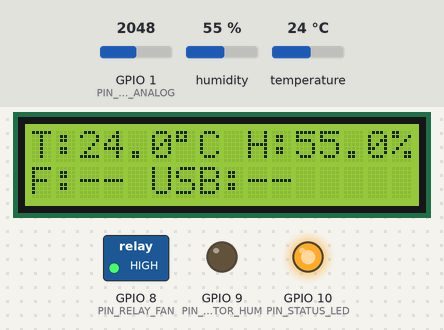
Recording of a sketch running on a simulated ESP32-C6. Parts: 16×2 character LCD, switched loads named in the sketch (green lamp = pin HIGH), output pins drawn as LEDs (lit = HIGH). The inputs (shaded band) are chosen by the test bench; at power-on: GPIO 1 (PIN_MQ3_ANALOG) = 2048, temperature 24 °C, humidity 55 % (analog values on the 0–4095 scale). Nothing arrives over Bluetooth unless stated; a phone connects over Bluetooth LE 3 s after start; what the sketch prints to the serial monitor is not drawn.

Above: at 4.5 s.
4.6 s: GPIO 1 (PIN_MQ3_ANALOG) set to 2514
At 5.9 s:
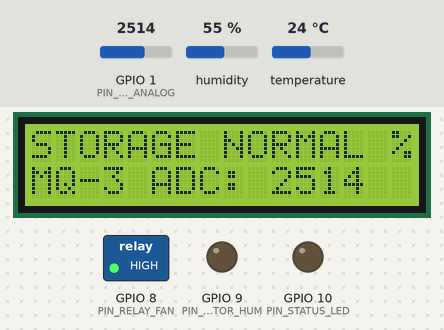
13.6 s: GPIO 1 (PIN_MQ3_ANALOG) set to 2623
At 16.8 s:
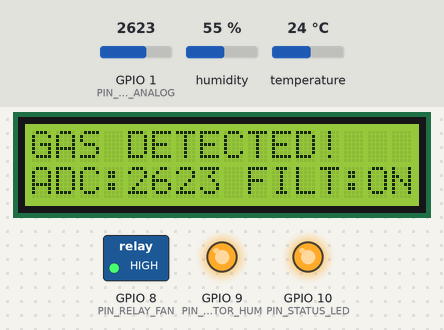
22.6 s: temperature set to 27 °C
At 24.1 s:
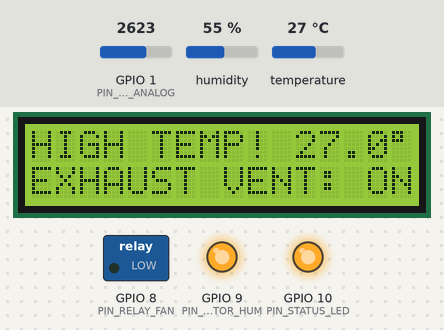
31.6 s: temperature set to 2 °C
At 36.8 s:
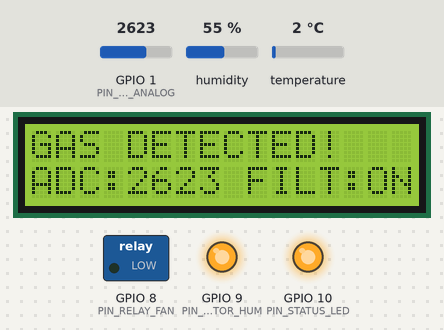
40.6 s: humidity set to 73 %
49.6 s: humidity set to 77 %
At 52.6 s:
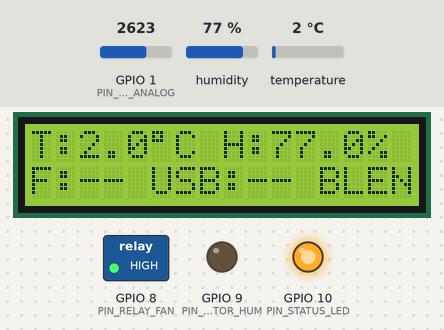
Timing chart, 0 to 59.6 s (numbered marks = the images above; inputs shaded):
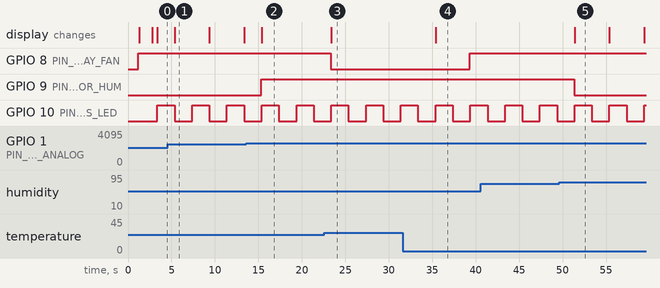

Measured:
- the behaviour switches between 2559 and 2560 on GPIO 1 (PIN_MQ3_ANALOG) (found by bisection; images 1 and 2)
- the behaviour switches between 25 and 26 °C on temperature (found by bisection; images 2 and 3)
- the behaviour switches between 74 and 75 % on humidity (found by bisection; images 4 and 5)
- after the input at 13.6 s, GPIO 9 (PIN_ACTUATOR_HUM): LOW → HIGH after 1.7 s; the display: changes after 1.8 s (image 2)
- after the input at 22.6 s, GPIO 8 (PIN_RELAY_FAN): HIGH → LOW after 0.74 s; the display: changes after 0.79 s (image 3)
- after the input at 31.6 s, GPIO 8 (PIN_RELAY_FAN): LOW → HIGH after 7.7 s; the display: changes after 3.8 s (image 4)
- after the input at 49.6 s, GPIO 9 (PIN_ACTUATOR_HUM): HIGH → LOW after 1.7 s; the display: changes after 1.8 s (image 5)
- by itself, GPIO 10 (PIN_STATUS_LED): alternates HIGH for 2.0 s and LOW for 2.0 s

The sketch:

onionguard_esp32h2.ino
```cpp
/**
 * ============================================================================
 * ONIONGUARD - ESP32-H2 DevKit 4 FIRMWARE (HARDWARE-FIRST USB CDC + BLE)
 * Smart Onion Storage, Monitoring and Environmental Management System
 * ============================================================================
 * Microcontroller: ESP32-H2-WROOM-1 (32-bit RISC-V @ 96MHz)
 * Primary Interface: USB-C CDC-ACM Serial (115200 Baud, Newline-Delimited JSON)
 * Secondary Interface: Bluetooth Low Energy 5.0 (BLE) GATT Architecture
 * Sensors: DHT11 (Temp/Humidity), MQ-3 (Alcohol Vapour Decomposition Proxy)
 * Actuators: 12V Exhaust Fan (Relay 1), Demonstration Actuator (GPIO 9)
 * Display: I2C LCD 1602 (PCF8574 Backpack @ 0x27)
 * ============================================================================
 */

#include <Arduino.h>
#include <DHT.h>
#include <ArduinoJson.h>

#include "PinDefinitions.h"
#include "Config.h"
#include "LcdDisplay.h"
#include "BleServerManager.h"

#define FIRMWARE_VERSION "1.2.0"
#define DEVICE_ID        "ONIONGUARD_ESP32H2"

// Hardware instances
DHT dht(PIN_DHT11_DATA, DHT11);
LcdDisplay lcd;

// System Telemetry Variables
float currentTemperature = 0.0f;
float currentHumidity = 0.0f;
int mq3RawAdc = 0;
float mq3SmoothedAdc = 0.0f;
int mq3BaselineAdc = DEFAULT_MQ3_BASELINE;
float mq3DeltaPercent = 0.0f;

// Operational Modes & Actuators
bool fanState = false;
String fanMode = "AUTO"; // "AUTO" or "MANUAL"
unsigned long fanLastToggledTime = 0;

bool humidifierState = false;
String humidifierMode = "AUTO"; // "AUTO" or "MANUAL"
bool safetyInterlockActive = false;

// Configurable Thresholds
float triggerTemp = DEFAULT_TRIGGER_TEMP;
float resetTemp = DEFAULT_RESET_TEMP;
float maxHumiditySafety = DEFAULT_MAX_HUMIDITY_SAFETY;
float mq3TriggerDelta = DEFAULT_MQ3_TRIGGER_DELTA;

// Telemetry Timers & Error Tracking
unsigned long lastSensorReadTime = 0;
unsigned long lastHeartbeatTime = 0;
unsigned long lastUsbRxTime = 0;
unsigned long packetSequence = 0;
int consecutiveErrorCount = 0;
bool sensorFault = false;
bool hasValidReading = false;

// Forward declaration of command handler
void processIncomingJsonCommand(const String& jsonStr, const char* sourceInterface);

class SystemCommandHandler : public CommandHandler {
public:
  void onCommandReceived(const String& cmd) override {
    processIncomingJsonCommand(cmd, "BLE");
  }
};

SystemCommandHandler cmdHandler;
BleServerManager bleManager(&cmdHandler);

void setup() {
  // Initialize USB CDC-ACM Serial (ESP32-H2 native USB)
  Serial.begin(115200);
  delay(1200);

  // Initialize GPIO Pins
  pinMode(PIN_RELAY_FAN, OUTPUT);
  digitalWrite(PIN_RELAY_FAN, RELAY_INACTIVE_LEVEL);

  pinMode(PIN_ACTUATOR_HUM, OUTPUT);
  digitalWrite(PIN_ACTUATOR_HUM, HUM_INACTIVE_LEVEL);

  pinMode(PIN_STATUS_LED, OUTPUT);
  digitalWrite(PIN_STATUS_LED, LOW);

  // Configure ADC for MQ-3 (12-bit, 0 - 3.3V attenuation)
  analogReadResolution(12);
  analogSetAttenuation(ADC_11db);

  // Initialize DHT11
  dht.begin();

  // Initialize LCD Display
  lcd.begin();

  // Initialize BLE GATT Server
  bleManager.begin();

  // Initial Sensor Warm-up baseline read
  calibrateMq3Baseline();

  // Announce system ready over USB serial
  #if defined(ARDUINOJSON_VERSION_MAJOR) && (ARDUINOJSON_VERSION_MAJOR >= 7)
  JsonDocument bootDoc;
  #else
  StaticJsonDocument<256> bootDoc;
  #endif
  bootDoc["type"] = "boot";
  bootDoc["device_id"] = DEVICE_ID;
  bootDoc["fw"] = FIRMWARE_VERSION;
  bootDoc["status"] = "READY";
  bootDoc["protocol"] = "NDJSON";
  bootDoc["baud"] = 115200;

  String bootMsg;
  serializeJson(bootDoc, bootMsg);
  Serial.println(bootMsg);
}

void loop() {
  unsigned long now = millis();

  // 1. Process incoming USB CDC serial commands (Newline-Delimited JSON)
  while (Serial.available() > 0) {
    String inputLine = Serial.readStringUntil('\n');
    inputLine.trim();
    if (inputLine.length() > 0) {
      lastUsbRxTime = now;
      processIncomingJsonCommand(inputLine, "USB");
    }
  }

  // 2. Periodic Sensor Telemetry Acquisition (every 2s)
  if (now - lastSensorReadTime >= SENSOR_READ_INTERVAL_MS) {
    lastSensorReadTime = now;
    readPhysicalSensors();
    evaluateActuationLogic();
    updateLcdDisplay();
    broadcastTelemetry();
    toggleHeartbeatLed();
  }

  // 3. Periodic Heartbeat (every 5s)
  if (now - lastHeartbeatTime >= 5000) {
    lastHeartbeatTime = now;
    sendHeartbeat();
  }
}

/**
 * Reads real physical sensors: DHT11 and MQ-3 Analog ADC
 */
void readPhysicalSensors() {
  float h = dht.readHumidity();
  float t = dht.readTemperature();

  if (isnan(h) || isnan(t) || h <= 0.0f || t <= 0.0f) {
    consecutiveErrorCount++;
    if (consecutiveErrorCount >= MAX_CONSECUTIVE_ERRORS) {
      sensorFault = true;
      hasValidReading = false;
      executeFailsafeShutdown();
    }
    return;
  }

  // Valid reading received from physical sensor
  consecutiveErrorCount = 0;
  sensorFault = false;
  hasValidReading = true;
  currentTemperature = t;
  currentHumidity = h;

  // Read MQ-3 Analog ADC (12-bit: 0 - 4095)
  long adcSum = 0;
  for (int i = 0; i < 5; i++) {
    adcSum += analogRead(PIN_MQ3_ANALOG);
    delay(2);
  }
  mq3RawAdc = adcSum / 5;

  // Exponential Moving Average (EMA) filter: alpha = 0.2
  mq3SmoothedAdc = (0.2f * (float)mq3RawAdc) + (0.8f * mq3SmoothedAdc);

  if (mq3BaselineAdc > 0) {
    mq3DeltaPercent = (((float)mq3RawAdc - (float)mq3BaselineAdc) / (float)mq3BaselineAdc) * 100.0f;
  } else {
    mq3DeltaPercent = 0.0f;
  }
}

/**
 * Automated Control Logic with Hysteresis & Safety Interlocks
 */
void evaluateActuationLogic() {
  if (sensorFault || !hasValidReading) return;

  unsigned long now = millis();

  // 1. Exhaust Fan Temperature Automation with 2°C Hysteresis
  if (fanMode == "AUTO") {
    if (now - fanLastToggledTime >= MIN_FAN_CYCLE_TIME_MS) {
      if (!fanState && currentTemperature >= triggerTemp) {
        setFanPhysicalState(true, "AUTO_TEMP_TRIGGER");
      } else if (fanState && currentTemperature <= resetTemp) {
        setFanPhysicalState(false, "AUTO_TEMP_RESET");
      }
    }
  }

  // 2. Humidifier Demonstration Actuator & Safety Interlock
  // Safety Interlock: If humidity exceeds max limit (75%), force OFF immediately!
  if (currentHumidity >= maxHumiditySafety) {
    if (humidifierState) {
      setHumidifierPhysicalState(false, "SAFETY_INTERLOCK_EXCEEDED");
    }
    safetyInterlockActive = true;
  } else {
    safetyInterlockActive = false;

    // Automatic Gas Response
    if (humidifierMode == "AUTO") {
      if (mq3DeltaPercent >= mq3TriggerDelta) {
        if (!humidifierState) {
          setHumidifierPhysicalState(true, "AUTO_GAS_TRIGGER");
        }
      } else {
        if (humidifierState) {
          setHumidifierPhysicalState(false, "AUTO_GAS_RESET");
        }
      }
    }
  }
}

void setFanPhysicalState(bool state, const char* reason) {
  fanState = state;
  fanLastToggledTime = millis();
  digitalWrite(PIN_RELAY_FAN, fanState ? RELAY_ACTIVE_LEVEL : RELAY_INACTIVE_LEVEL);
}

void setHumidifierPhysicalState(bool state, const char* reason) {
  humidifierState = state;
  digitalWrite(PIN_ACTUATOR_HUM, humidifierState ? HUM_ACTIVE_LEVEL : HUM_INACTIVE_LEVEL);
}

void executeFailsafeShutdown() {
  setFanPhysicalState(false, "FAILSAFE_SHUTDOWN");
  setHumidifierPhysicalState(false, "FAILSAFE_SHUTDOWN");
  lcd.displayError("HARDWARE FAULT", "Actuators OFF");
}

void calibrateMq3Baseline() {
  long sum = 0;
  for (int i = 0; i < 10; i++) {
    sum += analogRead(PIN_MQ3_ANALOG);
    delay(50);
  }
  mq3BaselineAdc = sum / 10;
  mq3SmoothedAdc = (float)mq3BaselineAdc;
}

void updateLcdDisplay() {
  bool usbActive = (millis() - lastUsbRxTime < 10000) && (lastUsbRxTime > 0);
  lcd.update(
    currentTemperature,
    currentHumidity,
    mq3RawAdc,
    fanState,
    humidifierState,
    bleManager.isConnected(),
    sensorFault,
    usbActive
  );
}

/**
 * Constructs structured newline-delimited JSON packet and broadcasts to USB and BLE
 */
void broadcastTelemetry() {
  packetSequence++;

  #if defined(ARDUINOJSON_VERSION_MAJOR) && (ARDUINOJSON_VERSION_MAJOR >= 7)
  JsonDocument doc;
  #else
  StaticJsonDocument<384> doc;
  #endif

  doc["type"] = "sensor";
  doc["dev"] = DEVICE_ID;
  doc["fw"] = FIRMWARE_VERSION;
  doc["seq"] = packetSequence;
  doc["uptime"] = millis() / 1000;

  if (hasValidReading && !sensorFault) {
    doc["temperature"] = serialized(String(currentTemperature, 1));
    doc["humidity"] = serialized(String(currentHumidity, 1));
    doc["mq3_raw"] = mq3RawAdc;
    doc["mq3_delta"] = serialized(String(mq3DeltaPercent, 1));
    doc["sensor_status"] = safetyInterlockActive ? "INTERLOCK" : "OK";
  } else {
    doc["temperature"] = nullptr;
    doc["humidity"] = nullptr;
    doc["mq3_raw"] = nullptr;
    doc["mq3_delta"] = nullptr;
    doc["sensor_status"] = "WAITING FOR SENSOR DATA";
  }

  doc["fan"] = fanState;
  doc["humidifier"] = humidifierState;
  doc["fan_mode"] = fanMode;
  doc["humidifier_mode"] = humidifierMode;
  doc["safety_lock"] = safetyInterlockActive;

  String payload;
  serializeJson(doc, payload);

  // 1. Send via USB CDC-ACM Serial (Newline delimited)
  Serial.println(payload);

  // 2. Notify BLE Central
  bleManager.notifySensorData(payload);
}

void sendHeartbeat() {
  packetSequence++;

  #if defined(ARDUINOJSON_VERSION_MAJOR) && (ARDUINOJSON_VERSION_MAJOR >= 7)
  JsonDocument doc;
  #else
  StaticJsonDocument<256> doc;
  #endif

  doc["type"] = "heartbeat";
  doc["dev"] = DEVICE_ID;
  doc["fw"] = FIRMWARE_VERSION;
  doc["seq"] = packetSequence;
  doc["uptime"] = millis() / 1000;
  doc["status"] = sensorFault ? "SENSOR_FAULT" : "OK";
  doc["fan"] = fanState;
  doc["humidifier"] = humidifierState;

  String payload;
  serializeJson(doc, payload);
  Serial.println(payload);
}

void toggleHeartbeatLed() {
  static bool ledState = false;
  ledState = !ledState;
  digitalWrite(PIN_STATUS_LED, ledState ? HIGH : LOW);
}

/**
 * Parses and executes structured JSON commands from Android USB or BLE
 * Protocol:
 * {"type":"command","device":"fan","state":true,"seq":42}
 * {"type":"command","device":"humidifier","state":false,"seq":43}
 * {"type":"command","action":"calibrate_baseline","seq":44}
 * {"type":"command","action":"set_thresholds","trigger_temp":26.0,"reset_temp":24.0,"max_humidity":75.0}
 */
void processIncomingJsonCommand(const String& jsonStr, const char* sourceInterface) {
  #if defined(ARDUINOJSON_VERSION_MAJOR) && (ARDUINOJSON_VERSION_MAJOR >= 7)
  JsonDocument cmdDoc;
  #else
  StaticJsonDocument<384> cmdDoc;
  #endif

  DeserializationError err = deserializeJson(cmdDoc, jsonStr);
  if (err) {
    // Send NACK response
    Serial.println("{\"type\":\"error\",\"message\":\"INVALID_JSON\"}");
    return;
  }

  long cmdSeq = cmdDoc["seq"] | 0;
  const char* type = cmdDoc["type"] | "";

  #if defined(ARDUINOJSON_VERSION_MAJOR) && (ARDUINOJSON_VERSION_MAJOR >= 7)
  JsonDocument ackDoc;
  #else
  StaticJsonDocument<256> ackDoc;
  #endif
  ackDoc["type"] = "ack";
  ackDoc["seq"] = cmdSeq;
  ackDoc["source"] = sourceInterface;

  if (strcmp(type, "command") == 0) {
    if (cmdDoc.containsKey("device")) {
      const char* device = cmdDoc["device"] | "";
      bool reqState = cmdDoc["state"] | false;

      if (strcmp(device, "fan") == 0) {
        fanMode = "MANUAL";
        setFanPhysicalState(reqState, "MANUAL_COMMAND");

        ackDoc["device"] = "fan";
        ackDoc["state"] = reqState;
        ackDoc["actual_state"] = fanState;
        ackDoc["success"] = (fanState == reqState);
      } else if (strcmp(device, "humidifier") == 0) {
        if (reqState && (currentHumidity >= maxHumiditySafety || safetyInterlockActive)) {
          // Safety interlock rejection
          ackDoc["device"] = "humidifier";
          ackDoc["state"] = false;
          ackDoc["actual_state"] = false;
          ackDoc["success"] = false;
          ackDoc["error"] = "HUMIDITY_SAFETY_LIMIT_EXCEEDED";
        } else {
          humidifierMode = "MANUAL";
          setHumidifierPhysicalState(reqState, "MANUAL_COMMAND");

          ackDoc["device"] = "humidifier";
          ackDoc["state"] = reqState;
          ackDoc["actual_state"] = humidifierState;
          ackDoc["success"] = (humidifierState == reqState);
        }
      } else {
        ackDoc["success"] = false;
        ackDoc["error"] = "UNKNOWN_DEVICE";
      }
    } else if (cmdDoc.containsKey("action")) {
      const char* action = cmdDoc["action"] | "";
      if (strcmp(action, "calibrate_baseline") == 0) {
        calibrateMq3Baseline();
        ackDoc["action"] = "calibrate_baseline";
        ackDoc["success"] = true;
        ackDoc["baseline"] = mq3BaselineAdc;
      } else if (strcmp(action, "auto_mode") == 0) {
        fanMode = "AUTO";
        humidifierMode = "AUTO";
        ackDoc["action"] = "auto_mode";
        ackDoc["success"] = true;
      } else if (strcmp(action, "ping") == 0) {
        ackDoc["action"] = "ping";
        ackDoc["success"] = true;
        ackDoc["uptime"] = millis() / 1000;
      } else {
        ackDoc["success"] = false;
        ackDoc["error"] = "UNKNOWN_ACTION";
      }
    }
  } else {
    ackDoc["success"] = false;
    ackDoc["error"] = "UNRECOGNIZED_PACKET_TYPE";
  }

  String ackResponse;
  serializeJson(ackDoc, ackResponse);
  Serial.println(ackResponse);

  if (bleManager.isConnected()) {
    bleManager.notifyEvent(ackResponse);
  }
}
```

BleServerManager.h
```cpp
/**
 * OnionGuard ESP32-H2 BLE GATT Server Manager
 */

#ifndef BLE_SERVER_MANAGER_H
#define BLE_SERVER_MANAGER_H

#include <BLEDevice.h>
#include <BLEServer.h>
#include <BLEUtils.h>
#include <BLE2902.h>
#include "Config.h"

class BleServerManager;

// Callback interface for commands received from Android app
class CommandHandler {
public:
  virtual void onCommandReceived(const String& cmd) = 0;
};

class ServerCallbacks : public BLEServerCallbacks {
private:
  bool& _deviceConnected;

public:
  ServerCallbacks(bool& connected) : _deviceConnected(connected) {}

  void onConnect(BLEServer* pServer) override {
    _deviceConnected = true;
    Serial.println("[BLE] Central client connected.");
  }

  void onDisconnect(BLEServer* pServer) override {
    _deviceConnected = false;
    Serial.println("[BLE] Central client disconnected. Restarting advertising...");
    pServer->startAdvertising();
  }
};

class CommandCallbacks : public BLECharacteristicCallbacks {
private:
  CommandHandler* _handler;

public:
  CommandCallbacks(CommandHandler* handler) : _handler(handler) {}

  void onWrite(BLECharacteristic* pCharacteristic) override {
    String value = pCharacteristic->getValue().c_str();
    if (value.length() > 0 && _handler != nullptr) {
      Serial.print("[BLE] Command received: ");
      Serial.println(value);
      _handler->onCommandReceived(value);
    }
  }
};

class BleServerManager {
private:
  BLEServer* _pServer;
  BLEService* _pService;
  BLECharacteristic* _pSensorDataChar;
  BLECharacteristic* _pStatusChar;
  BLECharacteristic* _pCommandChar;
  BLECharacteristic* _pConfigChar;
  BLECharacteristic* _pEventChar;

  bool _deviceConnected;
  CommandHandler* _commandHandler;

public:
  BleServerManager(CommandHandler* handler)
      : _pServer(nullptr),
        _pService(nullptr),
        _pSensorDataChar(nullptr),
        _pStatusChar(nullptr),
        _pCommandChar(nullptr),
        _pConfigChar(nullptr),
        _pEventChar(nullptr),
        _deviceConnected(false),
        _commandHandler(handler) {}

  void begin() {
    Serial.println("[BLE] Initializing OnionGuard BLE GATT Server...");
    BLEDevice::init(BLE_DEVICE_NAME);

    _pServer = BLEDevice::createServer();
    _pServer->setCallbacks(new ServerCallbacks(_deviceConnected));

    _pService = _pServer->createService(SERVICE_UUID);

    // 1. Sensor Data Characteristic (Notify / Read)
    _pSensorDataChar = _pService->createCharacteristic(
        CHAR_SENSOR_DATA_UUID,
        BLECharacteristic::PROPERTY_READ | BLECharacteristic::PROPERTY_NOTIFY
    );
    _pSensorDataChar->addDescriptor(new BLE2902());

    // 2. Status Characteristic (Notify / Read)
    _pStatusChar = _pService->createCharacteristic(
        CHAR_DEVICE_STATUS_UUID,
        BLECharacteristic::PROPERTY_READ | BLECharacteristic::PROPERTY_NOTIFY
    );
    _pStatusChar->addDescriptor(new BLE2902());

    // 3. Command Characteristic (Write)
    _pCommandChar = _pService->createCharacteristic(
        CHAR_ACTUATOR_COMMAND_UUID,
        BLECharacteristic::PROPERTY_WRITE
    );
    _pCommandChar->setCallbacks(new CommandCallbacks(_commandHandler));

    // 4. Config Characteristic (Read / Write)
    _pConfigChar = _pService->createCharacteristic(
        CHAR_CONFIG_UUID,
        BLECharacteristic::PROPERTY_READ | BLECharacteristic::PROPERTY_WRITE
    );

    // 5. Event Notification Characteristic (Notify)
    _pEventChar = _pService->createCharacteristic(
        CHAR_EVENT_NOTIFY_UUID,
        BLECharacteristic::PROPERTY_NOTIFY
    );
    _pEventChar->addDescriptor(new BLE2902());

    _pService->start();

    // Setup Advertising
    BLEAdvertising* pAdvertising = BLEDevice::getAdvertising();
    pAdvertising->addServiceUUID(SERVICE_UUID);
    pAdvertising->setScanResponse(true);
    pAdvertising->setMinPreferred(0x06); // functions that help with iPhone connections issue
    pAdvertising->setMinPreferred(0x12);
    BLEDevice::startAdvertising();

    Serial.println("[BLE] Advertising started. Device discoverable as " BLE_DEVICE_NAME);
  }

  bool isConnected() const {
    return _deviceConnected;
  }

  void notifySensorData(const String& jsonPayload) {
    if (_deviceConnected && _pSensorDataChar != nullptr) {
      _pSensorDataChar->setValue(jsonPayload.c_str());
      _pSensorDataChar->notify();
    }
  }

  void notifyEvent(const String& eventJson) {
    if (_deviceConnected && _pEventChar != nullptr) {
      _pEventChar->setValue(eventJson.c_str());
      _pEventChar->notify();
    }
  }
};

#endif // BLE_SERVER_MANAGER_H
```

Source omitted: PinDefinitions.h (1096 bytes), Config.h (1817 bytes), LcdDisplay.h (3327 bytes)
